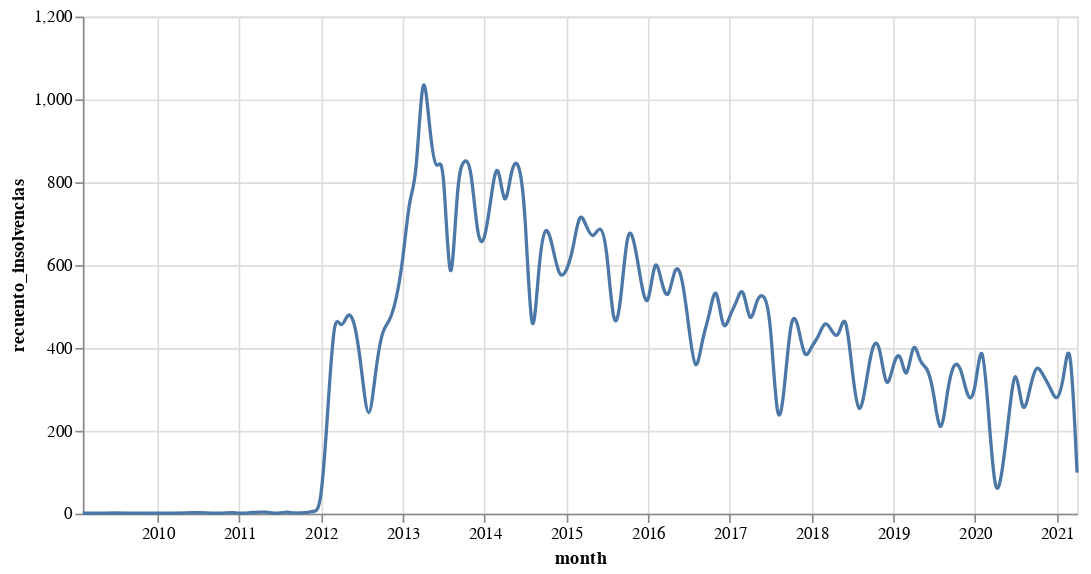

The notebook cell saved with this chart:
### Code cell
###   GENERATE INTERACTIVE PLOT   ###
source = df_dates_cn

# Create a selection that chooses the nearest point & selects based on x-value
nearest = alt.selection(type='single', nearest=True, on='mouseover',
                        fields=['month'], empty='none')

# The basic line
line = alt.Chart(source).mark_line(interpolate='basis').encode(
    x='month:T',
    y='recuento_insolvencias:Q'
)

# Transparent selectors across the chart. This is what tells us
# the x-value of the cursor
selectors = alt.Chart(source).mark_point().encode(
    x='month:T',
    opacity=alt.value(0),
).add_selection(
    nearest
)

# Draw points on the line, and highlight based on selection
points = line.mark_point().encode(
    opacity=alt.condition(nearest, alt.value(1), alt.value(0))
)

# Draw text labels near the points, and highlight based on selection
text = line.mark_text(align='left', dx=2, dy=-2).encode(
    text=alt.condition(nearest, 'recuento_insolvencias:Q', alt.value(' '))
)

# Draw a rule at the location of the selection
rules = alt.Chart(source).mark_rule(color='gray').encode(
    x='month:T',
).transform_filter(
    nearest
)

# Put the five layers into a chart and bind the data
chart2 = alt.layer(
    line, selectors, points, rules, text
).properties(
    width=600, height=300
)

#chart2.save(export_file + '_interactive.html')
chart2
#print("Interactive plot has been successfully saved at " + export_file + '_interactive.html')

### Figure 1 — Vega-Lite specification as saved in the notebook (floating-point values rounded to 4 significant figures; data arrays with more than 128 entries replaced by an {"elided": "..."} marker saying what was removed)
{"config": {"view": {"continuousWidth": 400, "continuousHeight": 300}}, "layer": [{"mark": {"type": "line", "interpolate": "basis"}, "encoding": {"x": {"type": "temporal", "field": "month"}, "y": {"type": "quantitative", "field": "recuento_insolvencias"}}}, {"mark": "point", "encoding": {"opacity": {"value": 0}, "x": {"type": "temporal", "field": "month"}}, "selection": {"selector016": {"type": "single", "nearest": true, "on": "mouseover", "fields": ["month"], "empty": "none"}}}, {"mark": "point", "encoding": {"opacity": {"condition": {"value": 1, "selection": "selector016"}, "value": 0}, "x": {"type": "temporal", "field": "month"}, "y": {"type": "quantitative", "field": "recuento_insolvencias"}}}, {"mark": {"type": "rule", "color": "gray"}, "encoding": {"x": {"type": "temporal", "field": "month"}}, "transform": [{"filter": {"selection": "selector016"}}]}, {"mark": {"type": "text", "align": "left", "dx": 2, "dy": -2}, "encoding": {"text": {"condition": {"type": "quantitative", "field": "recuento_insolvencias", "selection": "selector016"}, "value": " "}, "x": {"type": "temporal", "field": "month"}, "y": {"type": "quantitative", "field": "recuento_insolvencias"}}}], "data": {"name": "data-219ddca516e63a3341c5356a2078de6c"}, "height": 300, "width": 600, "$schema": "https://vega.github.io/schema/vega-lite/v4.8.1.json", "datasets": {"data-219ddca516e63a3341c5356a2078de6c": {"elided": "136 records"}}}
